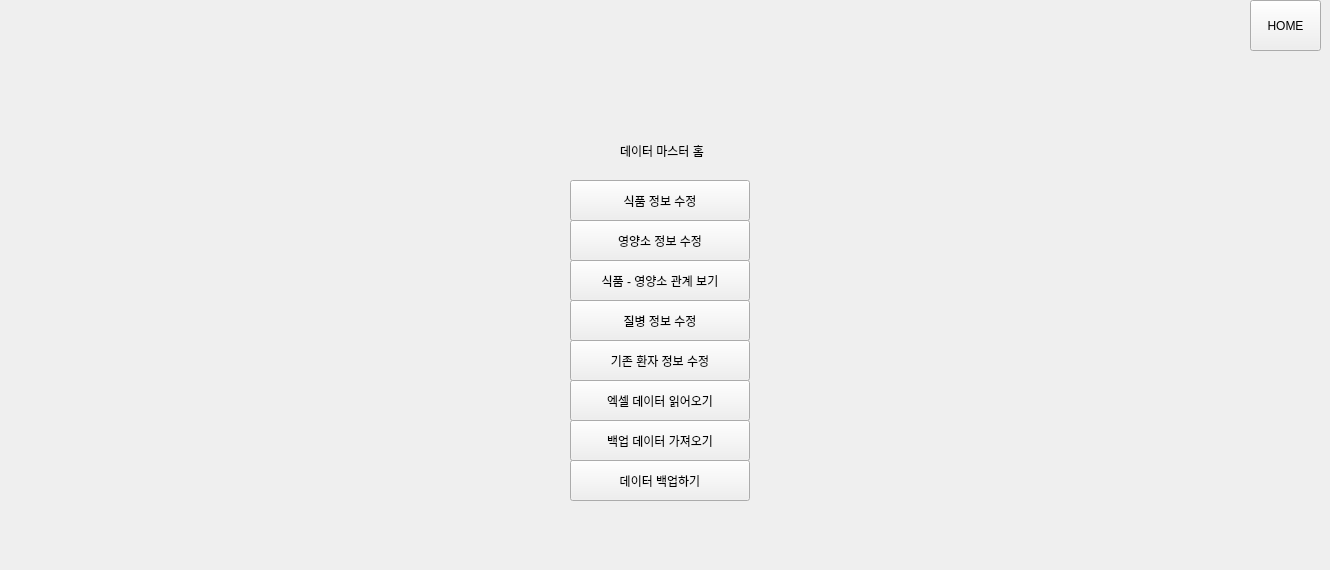
      <widget class="QWidget" name="page_data_home_12">
       <widget class="QWidget" name="widget_3" native="true">
        <property name="geometry">
         <rect>
          <x>510</x>
          <y>100</y>
          <width>301</width>
          <height>461</height>
         </rect>
        </property>
        <widget class="QPushButton" name="btn_edit_ingredients_data_12">
         <property name="geometry">
          <rect>
           <x>60</x>
           <y>80</y>
           <width>180</width>
           <height>41</height>
          </rect>
         </property>
         <property name="text">
          <string>식품 정보 수정</string>
         </property>
        </widget>
        <widget class="QPushButton" name="btn_edit_nutrients_data_12">
         <property name="geometry">
          <rect>
           <x>60</x>
           <y>120</y>
           <width>180</width>
           <height>41</height>
          </rect>
         </property>
         <property name="text">
          <string>영양소 정보 수정</string>
         </property>
        </widget>
        <widget class="QPushButton" name="btn_edit_diseases_data_12">
         <property name="geometry">
          <rect>
           <x>60</x>
           <y>200</y>
           <width>180</width>
           <height>41</height>
          </rect>
         </property>
         <property name="text">
          <string>질병 정보 수정</string>
         </property>
        </widget>
        <widget class="QLabel" name="label_88">
         <property name="geometry">
          <rect>
           <x>110</x>
           <y>30</y>
           <width>101</width>
           <height>41</height>
          </rect>
         </property>
         <property name="text">
          <string>데이터 마스터 홈</string>
         </property>
        </widget>
        <widget class="QPushButton" name="btn_edit_patients_data_12">
         <property name="geometry">
          <rect>
           <x>60</x>
           <y>240</y>
           <width>180</width>
           <height>41</height>
          </rect>
         </property>
         <property name="text">
          <string>기존 환자 정보 수정</string>
         </property>
        </widget>
        <widget class="QPushButton" name="btn_read_xlsx_db_12">
         <property name="geometry">
          <rect>
           <x>60</x>
           <y>280</y>
           <width>180</width>
           <height>41</height>
          </rect>
         </property>
         <property name="text">
          <string>엑셀 데이터 읽어오기</string>
         </property>
        </widget>
        <widget class="QPushButton" name="btn_export_database_12">
         <property name="geometry">
          <rect>
           <x>60</x>
           <y>360</y>
           <width>180</width>
           <height>41</height>
          </rect>
         </property>
         <property name="text">
          <string>데이터 백업하기</string>
         </property>
        </widget>
        <widget class="QPushButton" name="btn_read_json_db_12">
         <property name="geometry">
          <rect>
           <x>60</x>
           <y>320</y>
           <width>180</width>
           <height>41</height>
          </rect>
         </property>
         <property name="text">
          <string>백업 데이터 가져오기</string>
         </property>
        </widget>
        <widget class="QPushButton" name="btn_view_ing_nut_rel_12">
         <property name="geometry">
          <rect>
           <x>60</x>
           <y>160</y>
           <width>180</width>
           <height>41</height>
          </rect>
         </property>
         <property name="text">
          <string>식품 - 영양소 관계 보기</string>
         </property>
        </widget>
       </widget>
       <widget class="QPushButton" name="btn_home_12">
        <property name="geometry">
         <rect>
          <x>1250</x>
          <y>0</y>
          <width>71</width>
          <height>51</height>
         </rect>
        </property>
        <property name="text">
         <string>HOME</string>
        </property>
       </widget>
      </widget>
